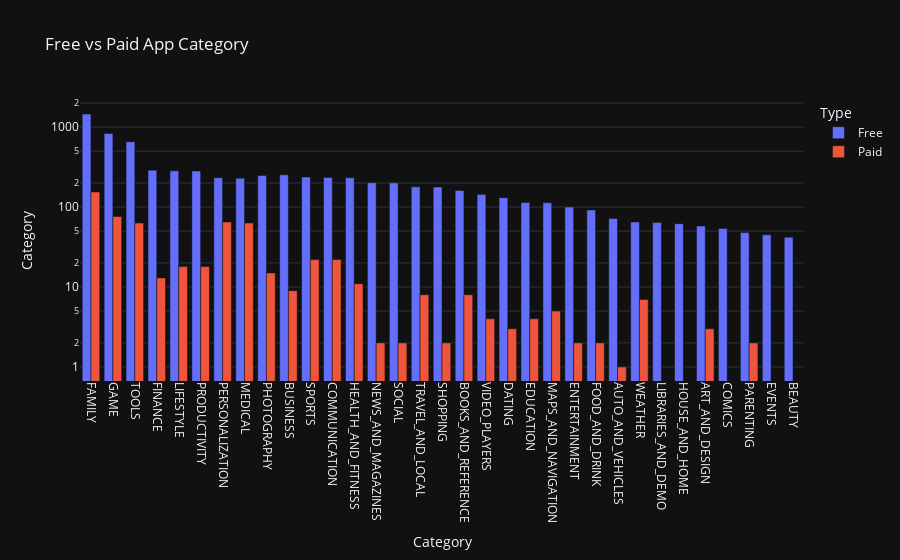

Source (notebook cell):
### Markdown cell above
**Challenge**: Use the plotly express bar [chart examples](https://plotly.com/python/bar-charts/#bar-chart-with-sorted-or-ordered-categories) and the [.bar() API reference](https://plotly.com/python-api-reference/generated/plotly.express.bar.html#plotly.express.bar) to create this bar chart: 

<img src=https://imgur.com/LE0XCxA.png>

You'll want to use the `df_free_vs_paid` DataFrame that you created above that has the total number of free and paid apps per category. 

See if you can figure out how to get the look above by changing the `categoryorder` to 'total descending' as outlined in the documentation here [here](https://plotly.com/python/categorical-axes/#automatically-sorting-categories-by-name-or-total-value).

### Code cell
bar3 = px.bar(data_frame=df_free_vs_paid,
              x="Category",
              y="App",
              title="Free vs Paid App Category",
              color="Type",
              barmode="group",)
bar3.update_layout(yaxis_title="Category",
                   xaxis={"tickangle": 90,
                          "categoryorder": "total descending"},
                   yaxis=dict(type="log"))
bar3.show()

### Figure 1 — Plotly figure (JSON) as saved in the notebook; plotly's stock layout.template omitted (floating-point values rounded to 4 significant figures)
{"data": [{"alignmentgroup": "True", "hovertemplate": "Type=Free<br>Category=%{x}<br>App=%{y}<extra></extra>", "legendgroup": "Free", "marker": {"color": "#636efa", "pattern": {"shape": ""}}, "name": "Free", "offsetgroup": "Free", "orientation": "v", "showlegend": true, "textposition": "auto", "x": ["ART_AND_DESIGN", "AUTO_AND_VEHICLES", "BEAUTY", "BOOKS_AND_REFERENCE", "BUSINESS", "COMICS", "COMMUNICATION", "DATING", "EDUCATION", "ENTERTAINMENT", "EVENTS", "FAMILY", "FINANCE", "FOOD_AND_DRINK", "GAME", "HEALTH_AND_FITNESS", "HOUSE_AND_HOME", "LIBRARIES_AND_DEMO", "LIFESTYLE", "MAPS_AND_NAVIGATION", "MEDICAL", "NEWS_AND_MAGAZINES", "PARENTING", "PERSONALIZATION", "PHOTOGRAPHY", "PRODUCTIVITY", "SHOPPING", "SOCIAL", "SPORTS", "TOOLS", "TRAVEL_AND_LOCAL", "VIDEO_PLAYERS", "WEATHER"], "xaxis": "x", "y": [58, 72, 42, 161, 253, 54, 235, 131, 114, 100, 45, 1456, 289, 92, 834, 232, 62, 64, 284, 113, 229, 202, 48, 233, 248, 283, 178, 201, 238, 656, 179, 144, 65], "yaxis": "y", "type": "bar"}, {"alignmentgroup": "True", "hovertemplate": "Type=Paid<br>Category=%{x}<br>App=%{y}<extra></extra>", "legendgroup": "Paid", "marker": {"color": "#EF553B", "pattern": {"shape": ""}}, "name": "Paid", "offsetgroup": "Paid", "orientation": "v", "showlegend": true, "textposition": "auto", "x": ["ART_AND_DESIGN", "AUTO_AND_VEHICLES", "BOOKS_AND_REFERENCE", "BUSINESS", "COMMUNICATION", "DATING", "EDUCATION", "ENTERTAINMENT", "FAMILY", "FINANCE", "FOOD_AND_DRINK", "GAME", "HEALTH_AND_FITNESS", "LIFESTYLE", "MAPS_AND_NAVIGATION", "MEDICAL", "NEWS_AND_MAGAZINES", "PARENTING", "PERSONALIZATION", "PHOTOGRAPHY", "PRODUCTIVITY", "SHOPPING", "SOCIAL", "SPORTS", "TOOLS", "TRAVEL_AND_LOCAL", "VIDEO_PLAYERS", "WEATHER"], "xaxis": "x", "y": [3, 1, 8, 9, 22, 3, 4, 2, 154, 13, 2, 76, 11, 18, 5, 63, 2, 2, 65, 15, 18, 2, 2, 22, 63, 8, 4, 7], "yaxis": "y", "type": "bar"}], "layout": {"xaxis": {"anchor": "y", "domain": [0.0, 1.0], "title": {"text": "Category"}, "tickangle": 90, "categoryorder": "total descending"}, "yaxis": {"anchor": "x", "domain": [0.0, 1.0], "title": {"text": "Category"}, "type": "log"}, "legend": {"title": {"text": "Type"}, "tracegroupgap": 0}, "title": {"text": "Free vs Paid App Category"}, "barmode": "group"}}
